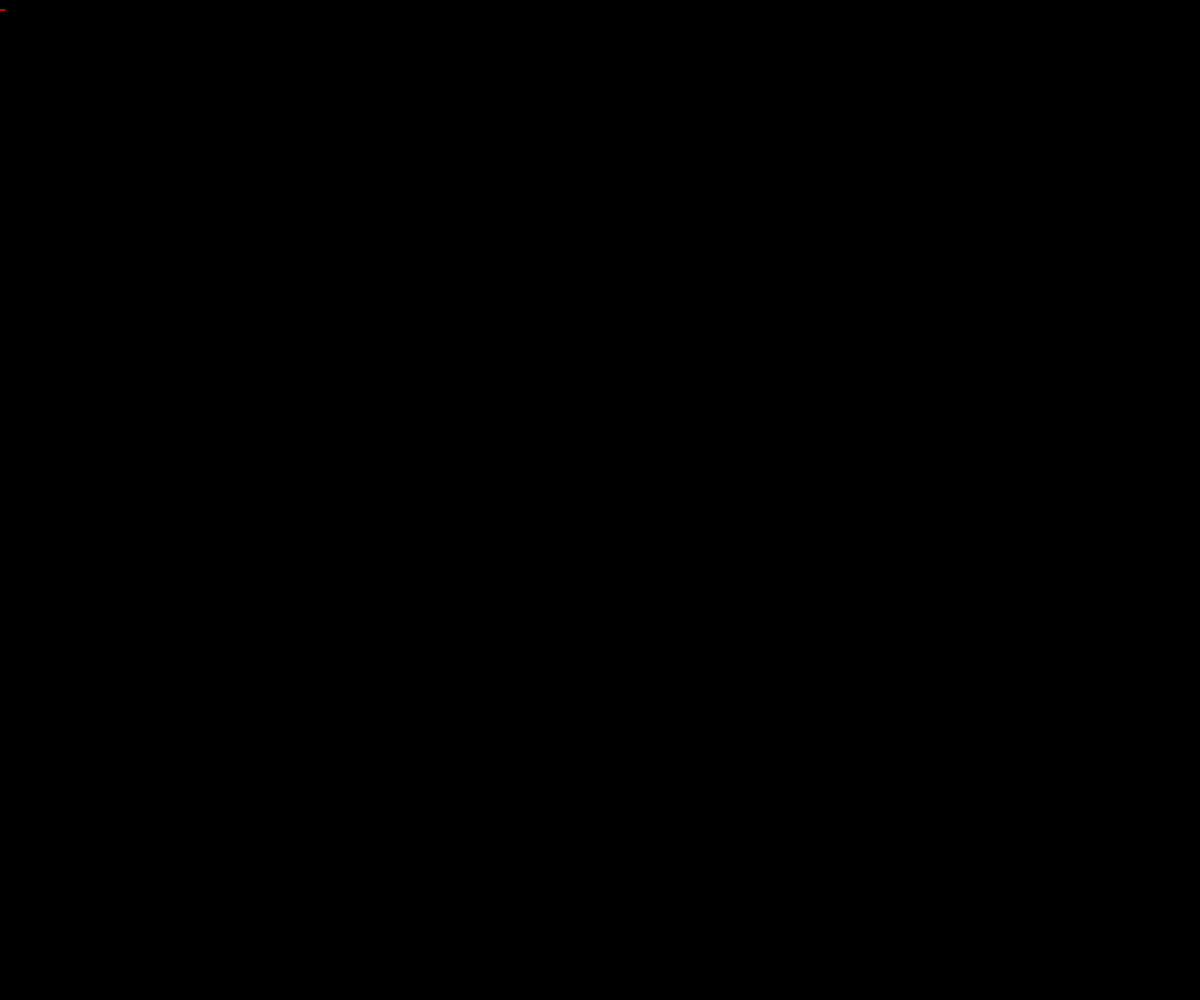
Frame 1 (no input)
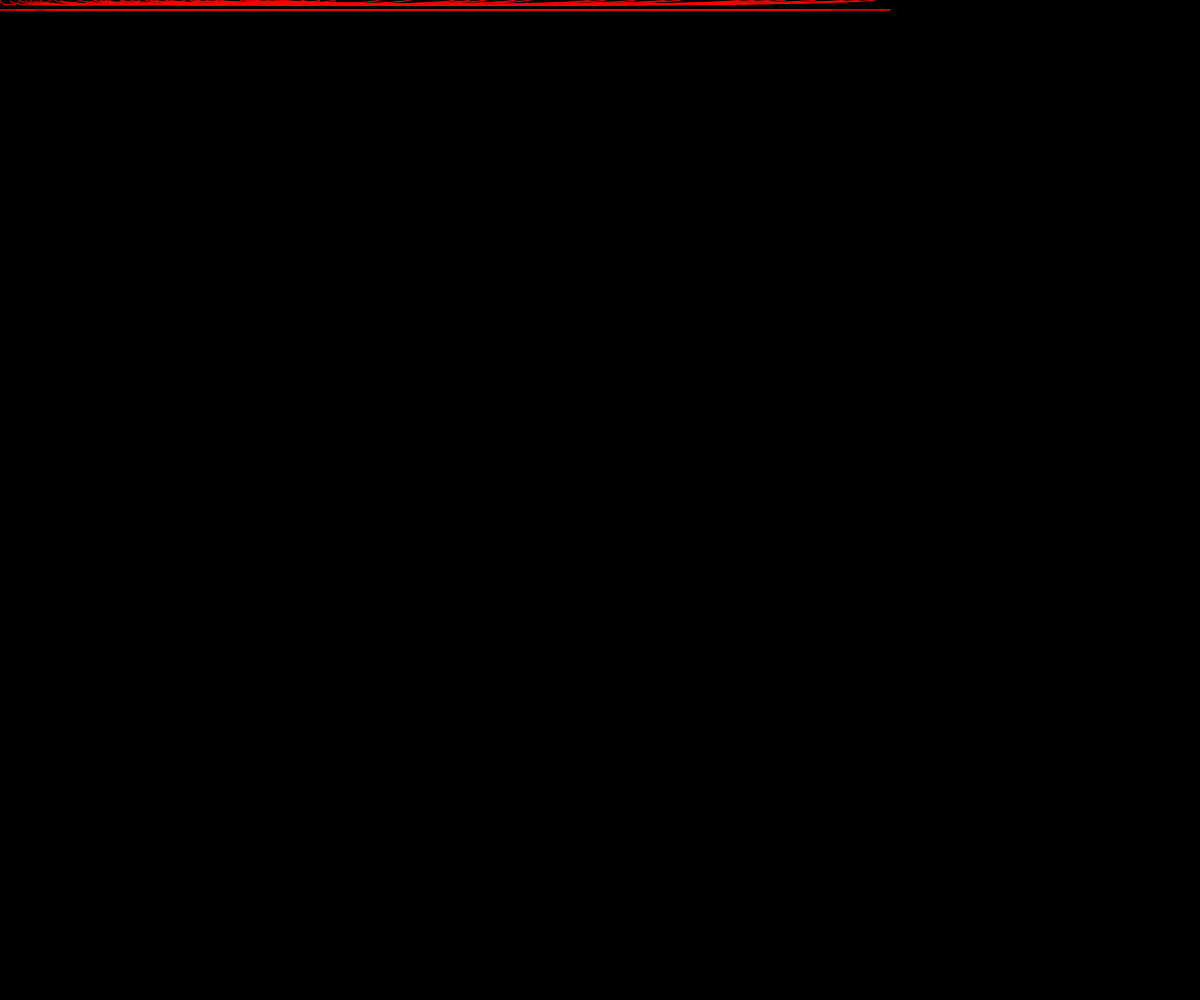
Frame 60 (no input)
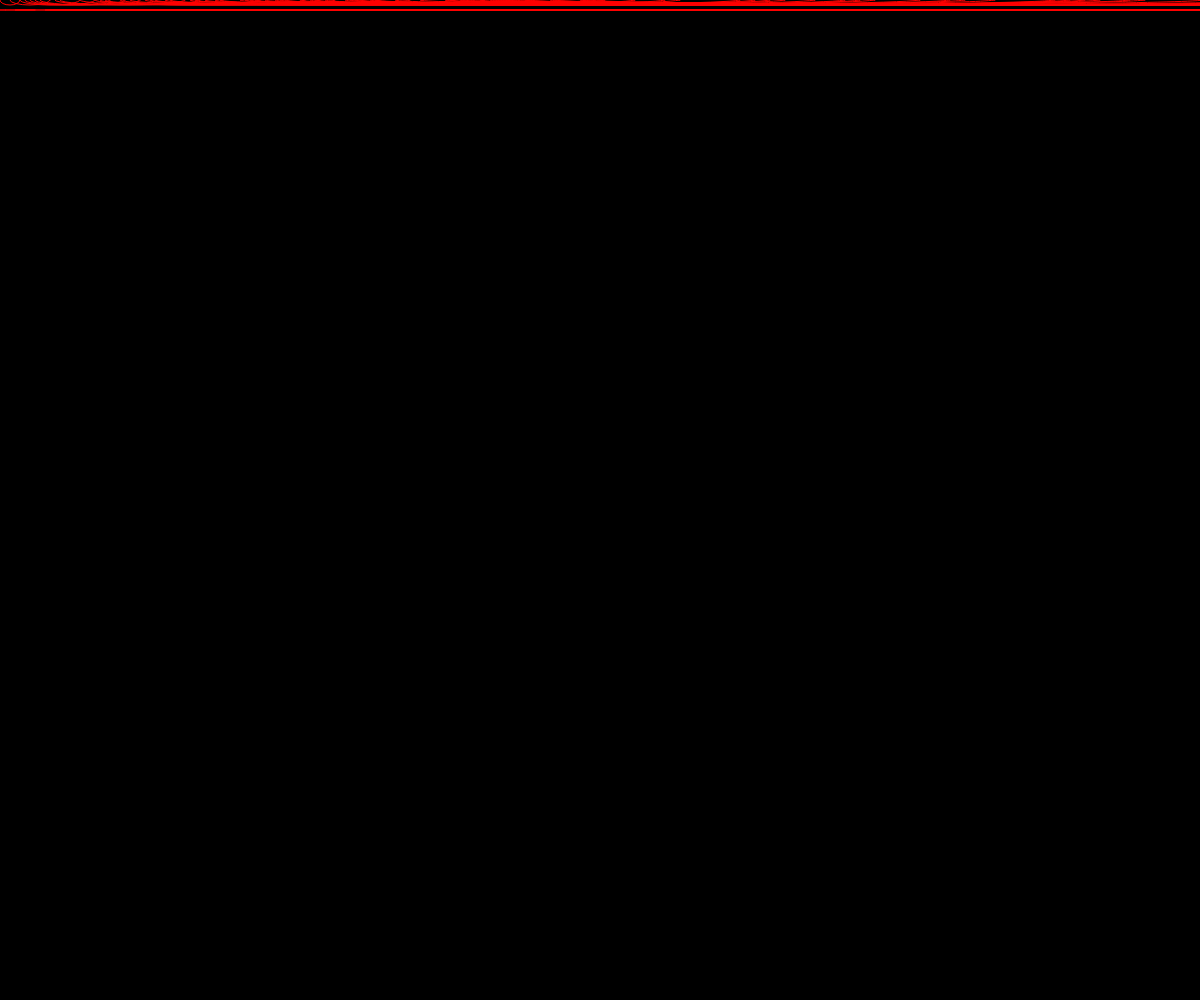
Frame 120 (the mouse pressed at the canvas centre since frame 60)

The p5.js sketch that drew these frames (run headless with seeded random() and noise() and a simulated clock; from frame 60 on, the mouse is pressed at the canvas centre):

// p5.js sketch
// ── sketch.js
let x = 0;
let y = 0;
let spacing = 10;
let col = 0;
let inc = 5;

function setup() {
    createCanvas (windowWidth, windowHeight);
    background(0);
    colorMode(HSB);
    noFill();
    ellipseMode(CENTER);
}

function draw() {
    
    //shape properties
    stroke(col, 255, 255);
    
    //choose which type of ellipse to draw

    if (random(1) < 0.50) {
        ellipse(x, y, x + spacing, y + spacing);    
    } else {
        ellipse(x, y + spacing, x + spacing, y);
    }
    
    //move into position to draw the next circle
    x = x + spacing;
    
    if (x >= width) {
        x = 0;
        y = y + spacing;
        col = col + inc;
        if (col > 255 || col < 0) {
            inc = inc*-1;
        }
    }
    //if the screen is filled, reset the position and fade the canvas
    if (y >= height) {
        y = 0;
        fill(0, 0, 0, 0.2);
        noStroke();
        rect(0, 0, windowWidth, windowHeight);
    }
    
    
}
